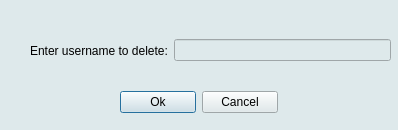
<?xml version="1.0" encoding="UTF-8"?>
<ui version="4.0">
 <class>deleteUser</class>
 <widget class="QDialog" name="deleteUser">
  <property name="geometry">
   <rect>
    <x>0</x>
    <y>0</y>
    <width>398</width>
    <height>130</height>
   </rect>
  </property>
  <property name="windowTitle">
   <string>Dialog</string>
  </property>
  <property name="styleSheet">
   <string notr="true">background-color: rgb(222, 233, 235);</string>
  </property>
  <widget class="QWidget" name="layoutWidget">
   <property name="geometry">
    <rect>
     <x>30</x>
     <y>30</y>
     <width>361</width>
     <height>41</height>
    </rect>
   </property>
   <layout class="QHBoxLayout" name="horizontalLayout">
    <item>
     <widget class="QLabel" name="label">
      <property name="text">
       <string>Enter username to delete:</string>
      </property>
     </widget>
    </item>
    <item>
     <widget class="QLineEdit" name="lineEdit"/>
    </item>
   </layout>
  </widget>
  <widget class="QWidget" name="">
   <property name="geometry">
    <rect>
     <x>120</x>
     <y>90</y>
     <width>158</width>
     <height>25</height>
    </rect>
   </property>
   <layout class="QHBoxLayout" name="horizontalLayout_2">
    <item>
     <widget class="QPushButton" name="pushButton_2">
      <property name="text">
       <string>Ok</string>
      </property>
      <property name="default">
       <bool>true</bool>
      </property>
     </widget>
    </item>
    <item>
     <widget class="QPushButton" name="pushButton">
      <property name="text">
       <string>Cancel</string>
      </property>
     </widget>
    </item>
   </layout>
  </widget>
 </widget>
 <resources/>
 <connections>
  <connection>
   <sender>pushButton</sender>
   <signal>clicked()</signal>
   <receiver>deleteUser</receiver>
   <slot>close()</slot>
   <hints>
    <hint type="sourcelabel">
     <x>238</x>
     <y>101</y>
    </hint>
    <hint type="destinationlabel">
     <x>135</x>
     <y>114</y>
    </hint>
   </hints>
  </connection>
 </connections>
</ui>
